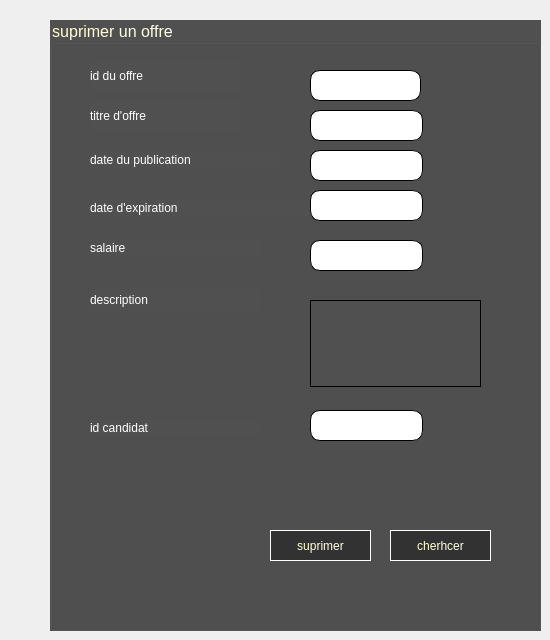
      <widget class="QWidget" name="del_rec">
       <widget class="QGroupBox" name="groupBox_16">
        <property name="geometry">
         <rect>
          <x>50</x>
          <y>20</y>
          <width>491</width>
          <height>611</height>
         </rect>
        </property>
        <property name="font">
         <font>
          <family>Arial</family>
          <pointsize>12</pointsize>
          <weight>9</weight>
          <italic>false</italic>
          <bold>false</bold>
         </font>
        </property>
        <property name="styleSheet">
         <string notr="true">color: qlineargradient(spread:pad, x1:0, y1:0, x2:1, y2:1, stop:0 rgba(255, 255, 190, 255), stop:1 rgba(255, 255, 255, 255));
background-color: qlineargradient(spread:pad, x1:1, y1:0, x2:1, y2:0, stop:0 rgba(80, 80, 80, 255));
font: 75 12pt &quot;Arial&quot;;</string>
        </property>
        <property name="title">
         <string>suprimer un offre</string>
        </property>
        <widget class="QLineEdit" name="titre_offre_sup">
         <property name="geometry">
          <rect>
           <x>260</x>
           <y>90</y>
           <width>113</width>
           <height>31</height>
          </rect>
         </property>
         <property name="styleSheet">
          <string notr="true">background-color: qlineargradient(spread:pad, x1:0, y1:0, x2:1, y2:1, stop:0 rgba(189, 189, 189, 255), stop:1 rgba(255, 255, 255, 255));
background-color: qlineargradient(spread:pad, x1:0, y1:0, x2:1, y2:1, stop:0 rgba(255, 255, 255, 255), stop:1 rgba(255, 255, 255, 255));
border-radius:10px;
border:1px solid black;</string>
         </property>
         <property name="readOnly">
          <bool>true</bool>
         </property>
        </widget>
        <widget class="QPlainTextEdit" name="description_sup_offre">
         <property name="geometry">
          <rect>
           <x>260</x>
           <y>280</y>
           <width>171</width>
           <height>87</height>
          </rect>
         </property>
         <property name="styleSheet">
          <string notr="true"/>
         </property>
         <property name="readOnly">
          <bool>true</bool>
         </property>
        </widget>
        <widget class="QPushButton" name="suprimer_offre">
         <property name="geometry">
          <rect>
           <x>220</x>
           <y>510</y>
           <width>101</width>
           <height>31</height>
          </rect>
         </property>
         <property name="styleSheet">
          <string notr="true">background-color: qlineargradient(spread:pad, x1:1, y1:0, x2:1, y2:0, stop:0 rgba(50, 50, 50, 255));

font:10pt &quot;Arial&quot;;
border:1px solid white;</string>
         </property>
         <property name="text">
          <string>suprimer</string>
         </property>
        </widget>
        <widget class="QLabel" name="label_113">
         <property name="geometry">
          <rect>
           <x>40</x>
           <y>80</y>
           <width>151</width>
           <height>31</height>
          </rect>
         </property>
         <property name="styleSheet">
          <string notr="true">font: 75 13pt &quot;Arial&quot;;
</string>
         </property>
         <property name="text">
          <string>titre d'offre</string>
         </property>
        </widget>
        <widget class="QLabel" name="label_114">
         <property name="geometry">
          <rect>
           <x>40</x>
           <y>270</y>
           <width>171</width>
           <height>20</height>
          </rect>
         </property>
         <property name="styleSheet">
          <string notr="true">font: 75 13pt &quot;Arial&quot;;

</string>
         </property>
         <property name="text">
          <string>description</string>
         </property>
        </widget>
        <widget class="QLabel" name="label_115">
         <property name="geometry">
          <rect>
           <x>40</x>
           <y>130</y>
           <width>191</width>
           <height>20</height>
          </rect>
         </property>
         <property name="styleSheet">
          <string notr="true">font: 75 13pt &quot;Arial&quot;;
</string>
         </property>
         <property name="text">
          <string>date du publication</string>
         </property>
        </widget>
        <widget class="QLabel" name="label_116">
         <property name="geometry">
          <rect>
           <x>40</x>
           <y>180</y>
           <width>241</width>
           <height>16</height>
          </rect>
         </property>
         <property name="styleSheet">
          <string notr="true">font: 75 13pt &quot;Arial&quot;;
</string>
         </property>
         <property name="text">
          <string>date d'expiration</string>
         </property>
        </widget>
        <widget class="QLabel" name="label_117">
         <property name="geometry">
          <rect>
           <x>40</x>
           <y>220</y>
           <width>171</width>
           <height>16</height>
          </rect>
         </property>
         <property name="styleSheet">
          <string notr="true">font: 75 13pt &quot;Arial&quot;;
</string>
         </property>
         <property name="text">
          <string>salaire</string>
         </property>
        </widget>
        <widget class="QLineEdit" name="salaire_sup_offre">
         <property name="geometry">
          <rect>
           <x>260</x>
           <y>220</y>
           <width>113</width>
           <height>31</height>
          </rect>
         </property>
         <property name="styleSheet">
          <string notr="true">background-color: qlineargradient(spread:pad, x1:0, y1:0, x2:1, y2:1, stop:0 rgba(189, 189, 189, 255), stop:1 rgba(255, 255, 255, 255));
background-color: qlineargradient(spread:pad, x1:0, y1:0, x2:1, y2:1, stop:0 rgba(255, 255, 255, 255), stop:1 rgba(255, 255, 255, 255));
border-radius:10px;
border:1px solid black;</string>
         </property>
         <property name="readOnly">
          <bool>true</bool>
         </property>
        </widget>
        <widget class="QLineEdit" name="date_exp_supp_offre">
         <property name="geometry">
          <rect>
           <x>260</x>
           <y>170</y>
           <width>113</width>
           <height>31</height>
          </rect>
         </property>
         <property name="styleSheet">
          <string notr="true">background-color: qlineargradient(spread:pad, x1:0, y1:0, x2:1, y2:1, stop:0 rgba(189, 189, 189, 255), stop:1 rgba(255, 255, 255, 255));
background-color: qlineargradient(spread:pad, x1:0, y1:0, x2:1, y2:1, stop:0 rgba(255, 255, 255, 255), stop:1 rgba(255, 255, 255, 255));
border-radius:10px;
border:1px solid black;</string>
         </property>
         <property name="readOnly">
          <bool>true</bool>
         </property>
        </widget>
        <widget class="QLabel" name="label_120">
         <property name="geometry">
          <rect>
           <x>40</x>
           <y>40</y>
           <width>151</width>
           <height>31</height>
          </rect>
         </property>
         <property name="styleSheet">
          <string notr="true">font: 75 13pt &quot;Arial&quot;;
</string>
         </property>
         <property name="text">
          <string>id du offre</string>
         </property>
        </widget>
        <widget class="QLineEdit" name="id_sup_offre">
         <property name="geometry">
          <rect>
           <x>260</x>
           <y>50</y>
           <width>111</width>
           <height>31</height>
          </rect>
         </property>
         <property name="styleSheet">
          <string notr="true">background-color: qlineargradient(spread:pad, x1:0, y1:0, x2:1, y2:1, stop:0 rgba(189, 189, 189, 255), stop:1 rgba(255, 255, 255, 255));
background-color: qlineargradient(spread:pad, x1:0, y1:0, x2:1, y2:1, stop:0 rgba(255, 255, 255, 255), stop:1 rgba(255, 255, 255, 255));
border-radius:10px;
border:1px solid black;</string>
         </property>
        </widget>
        <widget class="QPushButton" name="chercher_supp__offre">
         <property name="geometry">
          <rect>
           <x>340</x>
           <y>510</y>
           <width>101</width>
           <height>31</height>
          </rect>
         </property>
         <property name="styleSheet">
          <string notr="true">background-color: qlineargradient(spread:pad, x1:1, y1:0, x2:1, y2:0, stop:0 rgba(50, 50, 50, 255));

font:10pt &quot;Arial&quot;;
border:1px solid white;</string>
         </property>
         <property name="text">
          <string>cherhcer</string>
         </property>
        </widget>
        <widget class="QLineEdit" name="date_pub_offre">
         <property name="geometry">
          <rect>
           <x>260</x>
           <y>130</y>
           <width>113</width>
           <height>31</height>
          </rect>
         </property>
         <property name="styleSheet">
          <string notr="true">background-color: qlineargradient(spread:pad, x1:0, y1:0, x2:1, y2:1, stop:0 rgba(189, 189, 189, 255), stop:1 rgba(255, 255, 255, 255));
background-color: qlineargradient(spread:pad, x1:0, y1:0, x2:1, y2:1, stop:0 rgba(255, 255, 255, 255), stop:1 rgba(255, 255, 255, 255));
border-radius:10px;
border:1px solid black;</string>
         </property>
         <property name="readOnly">
          <bool>true</bool>
         </property>
        </widget>
        <widget class="QLabel" name="label_118">
         <property name="geometry">
          <rect>
           <x>40</x>
           <y>400</y>
           <width>171</width>
           <height>16</height>
          </rect>
         </property>
         <property name="styleSheet">
          <string notr="true">font: 75 13pt &quot;Arial&quot;;
</string>
         </property>
         <property name="text">
          <string>id candidat</string>
         </property>
        </widget>
        <widget class="QLineEdit" name="salaire_sup_offre_2">
         <property name="geometry">
          <rect>
           <x>260</x>
           <y>390</y>
           <width>113</width>
           <height>31</height>
          </rect>
         </property>
         <property name="styleSheet">
          <string notr="true">background-color: qlineargradient(spread:pad, x1:0, y1:0, x2:1, y2:1, stop:0 rgba(189, 189, 189, 255), stop:1 rgba(255, 255, 255, 255));
background-color: qlineargradient(spread:pad, x1:0, y1:0, x2:1, y2:1, stop:0 rgba(255, 255, 255, 255), stop:1 rgba(255, 255, 255, 255));
border-radius:10px;
border:1px solid black;</string>
         </property>
         <property name="readOnly">
          <bool>true</bool>
         </property>
        </widget>
       </widget>
      </widget>
